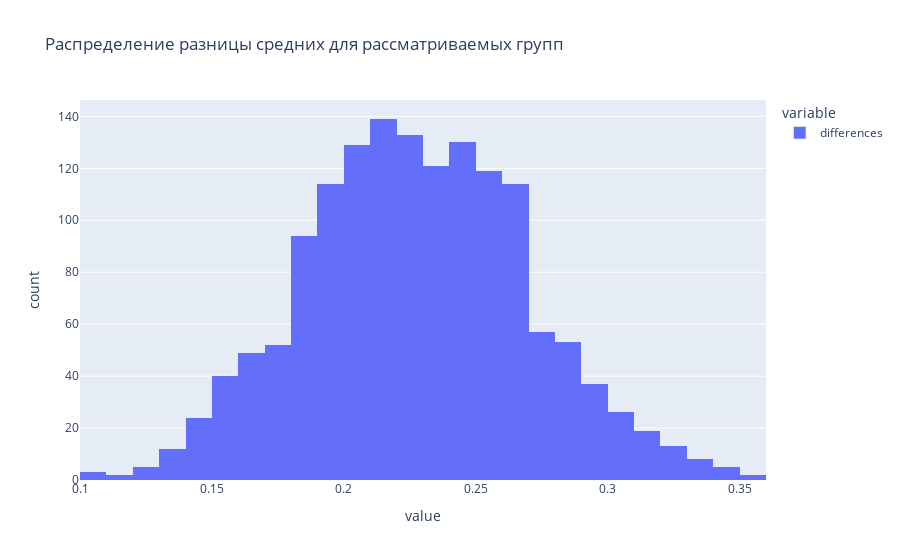

Source (notebook cell):
### Code cell
fig = px.histogram(df_diff, nbins = 50, 
                   title='Распределение разницы средних для рассматриваемых групп')
fig.show() # Распределение близко к нормальному

### Figure 1 — Plotly figure (JSON) as saved in the notebook; plotly's stock layout.template omitted (floating-point values rounded to 4 significant figures; data arrays with more than 128 entries replaced by an {"elided": "..."} marker saying what was removed)
{"data": [{"alignmentgroup": "True", "bingroup": "x", "hovertemplate": "variable=differences<br>value=%{x}<br>count=%{y}<extra></extra>", "legendgroup": "differences", "marker": {"color": "#636efa"}, "name": "differences", "nbinsx": 50, "offsetgroup": "differences", "orientation": "v", "showlegend": true, "type": "histogram", "x": {"elided": "1500 float values"}, "xaxis": "x", "yaxis": "y"}], "layout": {"barmode": "relative", "legend": {"title": {"text": "variable"}, "tracegroupgap": 0}, "title": {"text": "Распределение разницы средних для рассматриваемых групп"}, "xaxis": {"anchor": "y", "domain": [0, 1], "title": {"text": "value"}}, "yaxis": {"anchor": "x", "domain": [0, 1], "title": {"text": "count"}}}}
